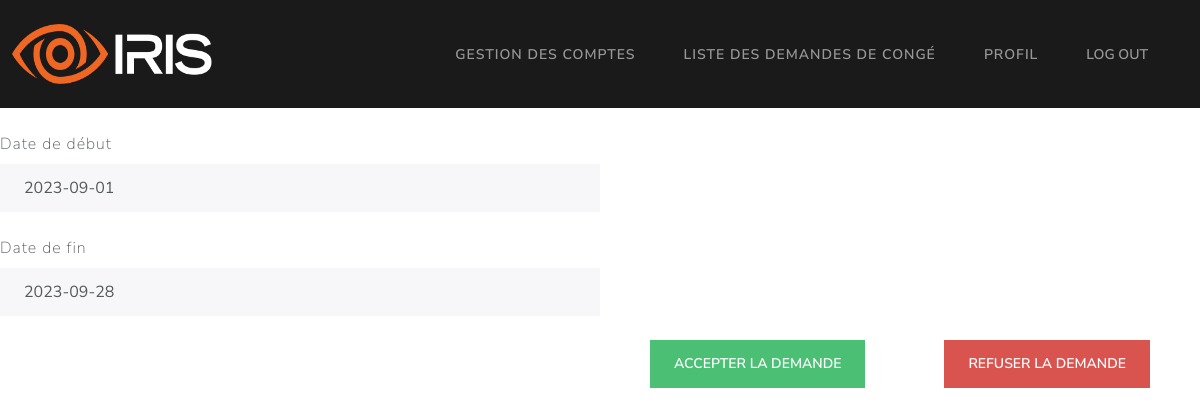
Page /GRH/demande_congé/2 on the earlier database version.
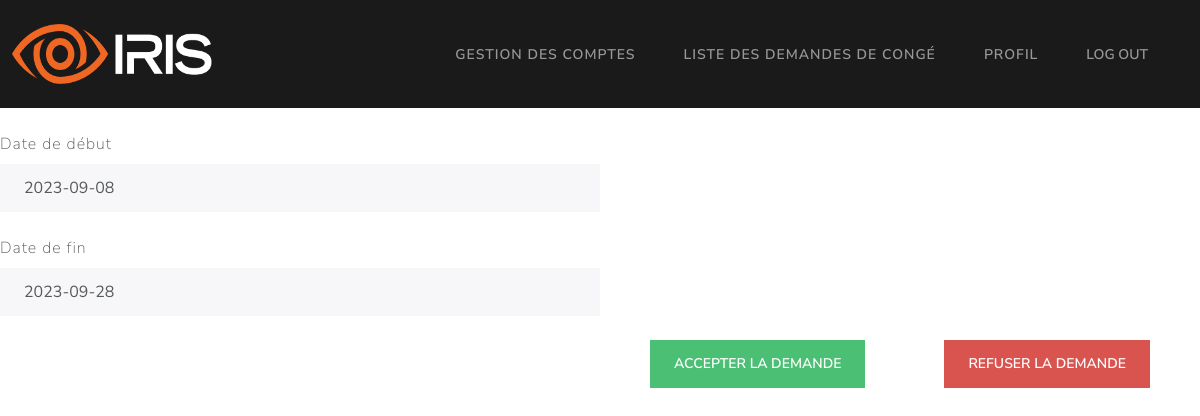
Same page on the later database version.
### Models/models.py (models this page shows, shortened)
class demandeCongé(db.Model):
    id = db.Column(db.Integer, primary_key=True)
    date_debut = db.Column(db.String, unique=False, nullable=False)
    date_fin = db.Column(db.String, unique=False, nullable=False)
    statut = db.Column(db.String, unique=False, nullable=False)
    employee_matricule = db.Column(db.String, unique=False, nullable=False)
    motif_refus = db.Column(db.String, unique=False, nullable=True)

### app.py (the view)
@app.route("/GRH/demande_congé/<int:id>")
def details_demande(id):
	return getPendingDemande(id)

### Controllers/GRHController.py (called while the page is built)
def getPendingDemande(id):
    try:
        demande = demandeCongé.query.filter_by(id=id).first()
        return render_template("/GRH/detailsDemande.html", demande=demande)
    except Exception as e:
        return render_template("/GRH/detailsDemande.html", error=str(e))

### templates/GRH/detailsDemande.html (shortened to what this page needs)
{% extends '/GRH/base.html' %}
{% block content %}
<div class="form-group">
  <label class="form-label mt-4" for="readOnlyInput">Date de début</label>
  <input
    class="form-control"
    id="readOnlyInput"
    type="text"
    value={{
    demande.date_debut
    }}
    readonly=""
  />
</div>
<div class="form-group">
  <label class="form-label mt-4" for="readOnlyInput">Date de fin</label>
  <input
    class="form-control"
    id="readOnlyInput"
    type="text"
    value={{
    demande.date_fin
    }}
    readonly=""
  />
</div>
<br />
<div style="float:right; margin-right: 50px; width: 500px;">
  <div style="float: left;">
    <form action="/GRH/demande_congé/{{ demande.id }}/approuver" method="POST">
      <button type="submit" class="btn btn-success">Accepter la demande</button>
    </form>
  </div>
  <div style="float: right;">
      <button type="submit" class="btn btn-danger"
      onclick="window.location='/GRH/demande_congé/{{ demande.id }}/refuser';">
        Refuser la demande
      </button>
  </div>
</div>
{% endblock %}

Differences in the rows shown:
changed demandeCongé: date_debut "2023-09-01" → "2023-09-08"
